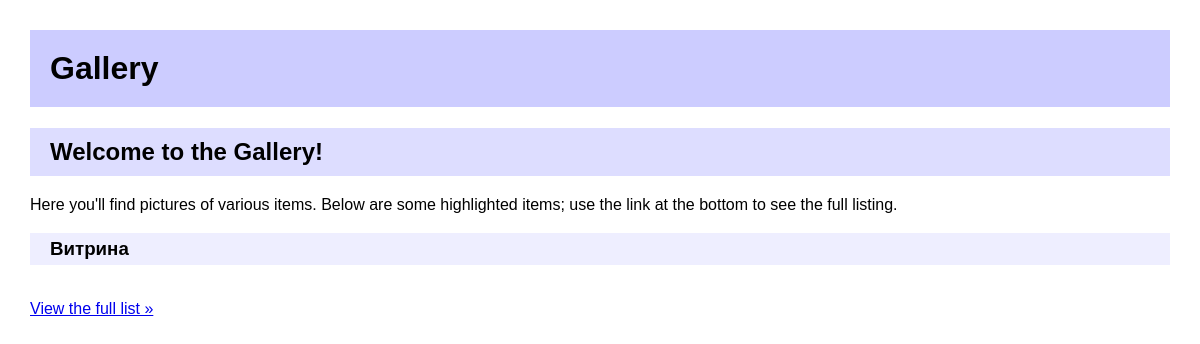
/gallery/, run on an earlier commit of the app's database.
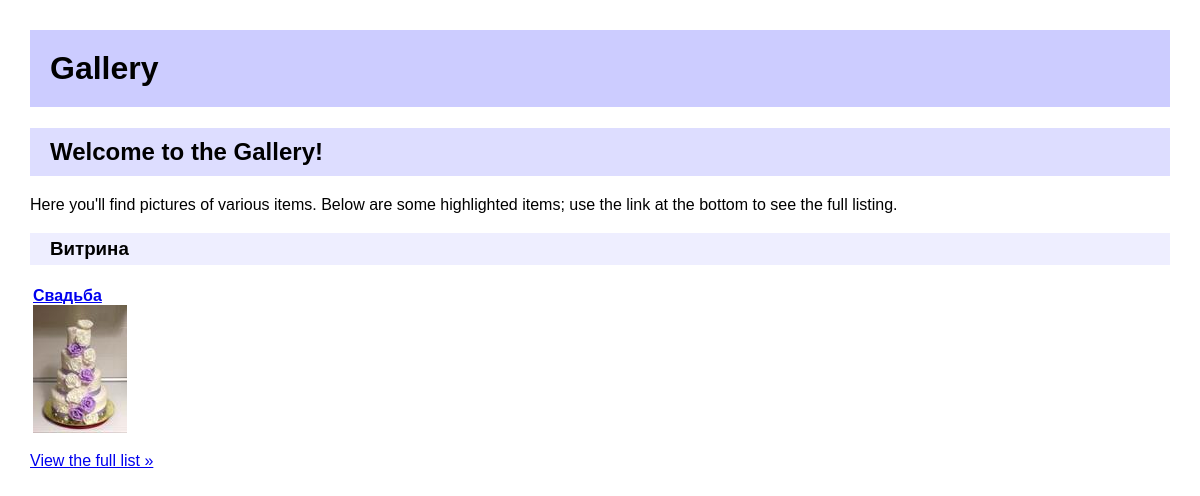
And on a later commit of the database.
### items/models/album.py (models this page shows, shortened)
class Album(Model):
    name = CharField(verbose_name="Наименование альбома", max_length=250)
    description = TextField(verbose_name="Характеристики альбома", blank=True, null=True)
    class Meta:
        verbose_name = 'Фотоальбом'
        verbose_name_plural = 'Фотоальбомы'
        ordering = ['name']
    @permalink
    def get_absolute_url(self):
        return ('item_detail', None, dict(object_id=self.id))

### items/views.py (the view)
class IndexView(TemplateView):
    template_name = 'index.html'
    extra_context = {'item_list': lambda: Album.objects.all()}

### context_processors.py (called while the page is built)
def root_url_processor(request):
    return {'ROOT_URL': ROOT_URL}

### items/__init__.py (called while the page is built)
def permalink(func):
    from functools import wraps
    from django.urls import reverse
    @wraps(func)
    def inner(*args, **kwargs):
        tuple = func(*args, **kwargs)
        res = reverse(tuple[0], None, *tuple[1:3])
        return res
    return inner

### items/fields.py (called while the page is built)
    def _add_thumb(self, s):
        parts = s.split(".")
        parts.insert(-1, "thumb")
        if parts[-1].lower() not in ['jpeg', 'jpg']:
            parts[-1] = 'jpg'
        return ".".join(parts)

    @property
    def thumb_url(self):
        return self._add_thumb(self.url)

### items/templates/index.html (shortened to what this page needs)
{% extends "base.html" %}
{% block content %}
    <h2>Welcome to the Gallery!</h2>
    <p>Here you'll find pictures of various items. Below are some highlighted items; use the link at the bottom to see the full listing.</p>
    <h3>Витрина</h3>
    <table>
        <tr>
            {% for item in item_list|slice:":3" %}
                <td>
                    <a href="{{ item.get_absolute_url }}"><b>{{ item.name }}</b><br/>
                        {% if item.photo_set.count %}
                            <img src="{{ item.photo_set.all.0.image.thumb_url }}"/>
                        {% else %}
                            <span>No photos (yet)</span>
                        {% endif %}
                    </a>
                </td>
            {% endfor %}
        </tr>
    </table>
    <p><a href="{% url 'item_list' %}">View the full list &raquo;</a></p>
{% endblock %}

### items/templates/base.html (shortened to what this page needs)
<html>
<head>
</head>
<body>
<h1>Gallery</h1>
{% block content %}{% endblock %}
</body>
</html>

### items/templates/base.html (style rules this page uses)
body { margin: 30px; font-family: sans-serif; background: #fff; }
h1 { background: #ccf; padding: 20px; }
h2 { background: #ddf; padding: 10px 20px; }
h3 { background: #eef; padding: 5px 20px; }
table { width: 100%; }

What changed in the data, as far as the page shows it:
added Album: name "Свадьба"
